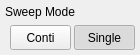
     <widget class="SA_ClickedWidget" name="Sweep_Mode" native="true">
      <property name="geometry">
       <rect>
        <x>569</x>
        <y>196</y>
        <width>140</width>
        <height>55</height>
       </rect>
      </property>
      <property name="focusPolicy">
       <enum>Qt::StrongFocus</enum>
      </property>
      <property name="styleSheet">
       <string notr="true"/>
      </property>
      <widget class="QLabel" name="Title_SweepType">
       <property name="geometry">
        <rect>
         <x>5</x>
         <y>1</y>
         <width>121</width>
         <height>22</height>
        </rect>
       </property>
       <property name="text">
        <string>Sweep Mode</string>
       </property>
      </widget>
      <widget class="QPushButton" name="Sweep_Conti">
       <property name="geometry">
        <rect>
         <x>10</x>
         <y>25</y>
         <width>61</width>
         <height>25</height>
        </rect>
       </property>
       <property name="focusPolicy">
        <enum>Qt::NoFocus</enum>
       </property>
       <property name="styleSheet">
        <string notr="true"/>
       </property>
       <property name="text">
        <string>Conti</string>
       </property>
       <property name="checkable">
        <bool>true</bool>
       </property>
       <property name="autoExclusive">
        <bool>true</bool>
       </property>
       <property name="flat">
        <bool>false</bool>
       </property>
       <property name="style" stdset="0">
        <string>left</string>
       </property>
      </widget>
      <widget class="QPushButton" name="Sweep_Single">
       <property name="geometry">
        <rect>
         <x>74</x>
         <y>25</y>
         <width>61</width>
         <height>25</height>
        </rect>
       </property>
       <property name="focusPolicy">
        <enum>Qt::NoFocus</enum>
       </property>
       <property name="styleSheet">
        <string notr="true"/>
       </property>
       <property name="text">
        <string>Single</string>
       </property>
       <property name="checkable">
        <bool>true</bool>
       </property>
       <property name="checked">
        <bool>true</bool>
       </property>
       <property name="autoExclusive">
        <bool>true</bool>
       </property>
       <property name="flat">
        <bool>false</bool>
       </property>
       <property name="style" stdset="0">
        <string>right</string>
       </property>
      </widget>
     </widget>
